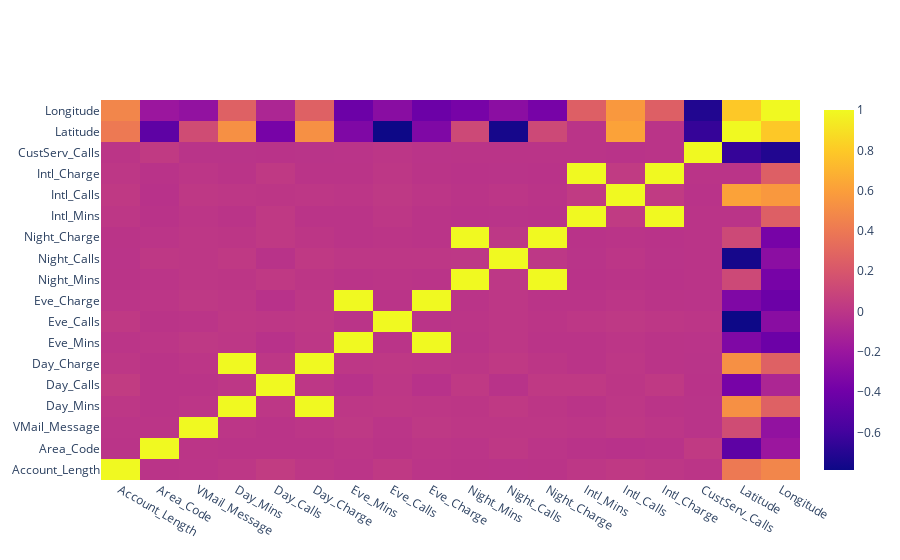

Source (notebook cell):
### Markdown cell above
Matrice de corrélations des variable numériques
Matrix de Corrélation entre les variables 
On va mettre en évidence ce que l'on a étudié sur le notebook cad La corrélation entre les variable de Minutes et de Charges dans notre dataset. 
Cela nous sera utile pour les prédiction lors de l'utilisation du model.

### Code cell
correlations = df.corr()
fig = go.Figure(go.Heatmap(z=correlations, x=correlations.columns, y=correlations.columns))
fig.show()

### Figure 1 — Plotly figure (JSON) as saved in the notebook; plotly's stock layout.template omitted (floating-point values rounded to 4 significant figures; data arrays with more than 128 entries replaced by an {"elided": "..."} marker saying what was removed)
{"data": [{"type": "heatmap", "x": ["Account_Length", "Area_Code", "VMail_Message", "Day_Mins", "Day_Calls", "Day_Charge", "Eve_Mins", "Eve_Calls", "Eve_Charge", "Night_Mins", "Night_Calls", "Night_Charge", "Intl_Mins", "Intl_Calls", "Intl_Charge", "CustServ_Calls", "Latitude", "Longitude"], "y": ["Account_Length", "Area_Code", "VMail_Message", "Day_Mins", "Day_Calls", "Day_Charge", "Eve_Mins", "Eve_Calls", "Eve_Charge", "Night_Mins", "Night_Calls", "Night_Charge", "Intl_Mins", "Intl_Calls", "Intl_Charge", "CustServ_Calls", "Latitude", "Longitude"], "z": {"elided": "18x18 float values"}}], "layout": {}}
